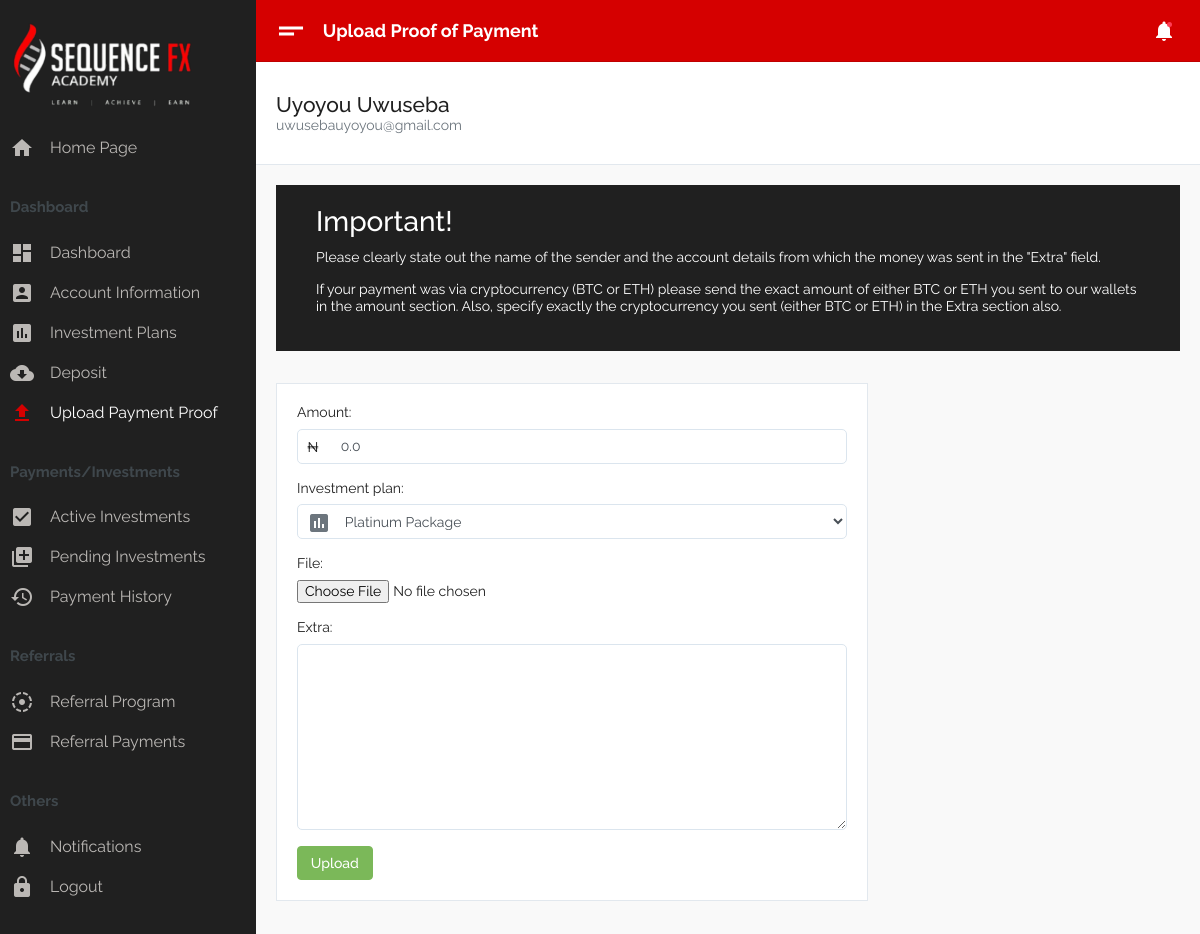
/dashboard/upload-pop (signed in), run on the app's committed database.
### dashboard/models.py (models this page shows, shortened)
class User(models.Model):
    first_name = models.CharField(max_length=30)
    last_name = models.CharField(max_length=30)
    email = models.EmailField(blank=True,unique=True)
    password = models.CharField(max_length=300)
    country = models.CharField(max_length=50,null=True,blank=True)
    phone_number = models.CharField(max_length=50,null=True,blank=True)
    bank_name = models.CharField(max_length=20,null=True,blank=True)
    bank_account_number = models.CharField(max_length=20,null=True,blank=True)
    bank_account_name=models.CharField(max_length=50,null=True,blank=True)
    is_verified = models.BooleanField(default=False)

### dashboard/views.py (the view, shortened to what this page needs)
# urls.py: path("upload-pop",views.upload_pop,name="upload-pop"),
def upload_pop(request):
    try:
        uid=request.session['user_id']
    except KeyError:
        return HttpResponseRedirect(reverse('mainsite:login'))
    else:
        try:
            user=User.objects.get(pk=uid)
        except User.DoesNotExist:
            return HttpResponseRedirect(reverse('mainsite:login'))
        else:
            upload_form=UploadForm()
            context={
                'form':upload_form,
                'page_name':"Upload Proof of Payment",
                'user':user,
                'slug':'upload-pop'
            }
    return render(request,"dashboard/upload-pop.html",context)

### dashboard/forms.py
class UploadForm(forms.ModelForm):
    class Meta:
        model=ProofOfPayment
        fields=['amount','investment_plan','file','extra']

### dashboard/models.py (called while the page is built)
    def get_default_plan():
        try:
            plan=InvestmentPlan.objects.order_by('id')[0]
        except:
            pass
        else:
            return plan.id

    def get_default_user():
        try:
            user=User.objects.order_by('id')[0]
        except:
            pass
        else:
            return user.id

### mainsite/models.py (called while the page is built)
    def __str__(self):
        return self.name

### dashboard/templates/dashboard/upload-pop.html (shortened to what this page needs)
{% extends './base.html' %}
{% load widget_tweaks %}
{% load humanize %}
{% block global %}
<div class="container-fluid">
    <div class="jumbotron jumbotron-fluid" style="background:#202020; padding:20px !important">
        <div class="container">
            <h2 class="">Important!</h2>
            <p>Please clearly state out the name of the sender and the account details from which the money was sent in the "Extra" field.</p>
            <p> If your payment was via cryptocurrency (BTC or ETH) please send the exact amount of either BTC or ETH you sent to our wallets in the amount section. Also, specify exactly the cryptocurrency you sent (either BTC or ETH) in the Extra section also. </p>
        </div>
    </div>
</div>
{% endblock %}
{% block content %}
<div class="container-fluid">
    <div class="tab-content" id="accountTabsContent">
        <div class="card-boy">
            <div class="row">
                <div class="col-lg-8">
                    <div class="card card-account">
                        <div class="card-body">
                            <form method="POST" action="{% url 'dashboard:upload-pop' %}" enctype="multipart/form-data">
                                <div class="form-group">
                                    {{ form.amount.label_tag }}
                                    <div class="input-group input-group--inline">
                                        <div class="input-group-addon">
                                            <div style="padding-bottom:8px">₦</div>
                                        </div>
                                        {{ form.amount | add_class:'form-control' }}
                                    </div>
                                </div>
                                <div class="form-group">
                                    {{ form.investment_plan.label_tag }}
                                    <div class="input-group input-group--inline">
                                        <div class="input-group-addon">
                                        </div>
                                        {{ form.investment_plan | add_class:'form-control' }}
                                    </div>
                                </div>
                                <div class="form-group">
                                    {{ form.file.label_tag }}
                                    <div class="input-group input-group--inline">
                                        {{ form.file | add_class:'form-control-file' }}
                                    </div>
                                </div>
                                <div class="form-group">
                                    {{ form.extra.label_tag }}
                                    <div class="input-group input-group--inline">
                                        {{ form.extra | add_class:'form-control' }}
                                    </div>
                                </div>
                                <button class="btn btn-success">Upload</button>
                            </form>
                        </div>
                    </div>
                </div>
                <div class="col-lg-4"></div>
            </div>
        </div>
    </div>
</div>
{% endblock %}

### dashboard/templates/dashboard/base.html (shortened to what this page needs)
<!DOCTYPE html>
<html lang="en" dir="ltr">
    {% load static %}
<head>
    <link type="text/css" href="{% static 'dashboard/assets/css/vendor-morris.css' %}" rel="stylesheet">
    <link type="text/css" href="{% static 'dashboard/assets/css/vendor-bootstrap-datepicker.css' %}" rel="stylesheet">
    <link type="text/css" href="{% static 'dashboard/assets/css/app.css' %}" rel="stylesheet">
    <link type="text/css" href="{% static 'dashboard/assets/css/app.rtl.css' %}" rel="stylesheet">
    <link type="text/css" href="{% static 'dashboard/assets/vendor/simplebar.css' %}" rel="stylesheet">
</head>
<body>
    <div class="mdk-drawer-layout js-mdk-drawer-layout" data-fullbleed data-push data-responsive-width="992px" data-has-scrolling-region>
        <div class="mdk-drawer-layout__content">
            <div class="mdk-header-layout js-mdk-header-layout  mdk-header--fixed  mdk-header-layout__content--scrollable">
                <div class="mdk-header js-mdk-header bg-primary" data-fixed>
                    <div class="mdk-header__content">
                        <nav class="navbar navbar-expand-md bg-primary navbar-dark d-flex-none">
                            <button class="btn btn-link text-white pl-0" type="button" data-toggle="sidebar">
    <i class="material-icons align-middle md-36">short_text</i>
  </button>
                            <div class="page-title m-0">{{ page_name }}</div>
                            <div class="collapse navbar-collapse" id="mainNavbar">
                                <ul class="navbar-nav ml-auto align-items-center">
                                    <li class="nav-item dropdown notifications d-flex align-self-center align-items-center" id="navbarNotifications">
                                        <a href="#" class="nav-link dropdown-toggle notifications--active" data-toggle="dropdown" aria-expanded="false">
          <i class="material-icons align-middle">notifications</i>
        </a>
                                    </li>
                                </ul>
                            </div>
                        </nav>
                    </div>
                </div>
                <div class="mdk-header-layout__content top-navbar mdk-header-layout__content--scrollable h-100">
                    <div class="py-4 mb-3 bg-white border-bottom">
                        <div class="container-fluid container-account">
                            <div class="row">
                                <div class="col-lg-6">
                                    <div class="media media-user-info align-items-center">
                                        <div class="media-body lh-1">
                                            <p class="h4 m-0"> {{ user.first_name }} {{ user.last_name }} </p>
                                            <p class="text-muted mb-0"> {{ user.email }} </p>
                                        </div>
                                    </div>
                                </div>
                                <div class="col-lg-6"></div>
                            </div>
                        </div>
                    </div>
                    {% block global %}{% endblock %}
                    {% block content %}{% endblock %}
                <br /><br /><br /><br /><br />
                </div>
            </div>
        </div>
        <div class="mdk-drawer js-mdk-drawer" id="default-drawer">
            <div class="mdk-drawer__content">
                <div class="mdk-drawer__inner" data-simplebar data-simplebar-force-enabled="true">
                    <nav class="drawer  drawer--dark">
                        <div class="drawer-spacer">
                            <div class="media align-items-center">
                                <a href="{% url 'mainsite:index' %}" class="h5 m-0 text-link"><img src="{% static 'dashboard/assets/images/logo-icon.png' %}" alt="logo"></a>
                            </div>
                        </div>
                        <ul class="drawer-menu" id="dasboardMenu" data-children=".drawer-submenu">
                            <li class="drawer-menu-item">
                                <a href="{% url 'mainsite:index' %}">
        <i class="material-icons">home</i>
        <span class="drawer-menu-text"> Home Page</span>
      </a>
                            </li>
                        </ul>
                        <div class="py-2 drawer-heading">
                            Dashboard
                        </div>
                        <ul class="drawer-menu" id="dasboardMenu" data-children=".drawer-submenu">
                            <li class="drawer-menu-item {% if slug == 'index' %} active {% endif %}">
                                <a href="{% url 'dashboard:index' %}">
        <i class="material-icons">dashboard</i>
        <span class="drawer-menu-text"> Dashboard</span>
      </a>
                            </li>
                            <li class="drawer-menu-item {% if slug == 'account-info' %} active {% endif %}">
                                <a href="{% url 'dashboard:account-info' %}">
        <i class="material-icons">account_box</i>
        <span class="drawer-menu-text"> Account Information</span>
      </a>
                            </li>
                            <li class="drawer-menu-item {% if slug == 'investment-plans' %} active {% endif %}">
                                <a href="{% url 'dashboard:investment-plans' %}">
        <i class="material-icons">insert_chart</i>
        <span class="drawer-menu-text"> Investment Plans</span>
      </a>
                            </li>
                            <li class="drawer-menu-item {% if slug == 'make-deposit' %} active {% endif %}">
                                <a href="{% url 'dashboard:deposit' %}">
        <i class="material-icons">cloud_download</i>
        <span class="drawer-menu-text"> Deposit </span>
      </a>
                            </li>
                            <li class="drawer-menu-item {% if slug == 'upload-pop' %} active {% endif %}">
                                <a href="{% url 'dashboard:upload-pop' %}">
        <i class="material-icons">file_upload</i>
        <span class="drawer-menu-text"> Upload Payment Proof</span>
      </a>
                            </li>
                        </ul>
                        <div class="py-2 drawer-heading">
                            Payments/Investments
                        </div>
                        <ul class="drawer-menu" id="dasboardMenu" data-children=".drawer-submenu">
                            <li class="drawer-menu-item {% if slug == 'active-investments' %} active {% endif %}">
                                <a href="{% url 'dashboard:active-investments' %}">
        <i class="material-icons">check_box</i>
        <span class="drawer-menu-text"> Active Investments</span>
      </a>
                            </li>
                            <li class="drawer-menu-item {% if slug == 'pending-investments' %} active {% endif %}">
                                <a href="{% url 'dashboard:pending-investments' %}">
        <i class="material-icons">queue</i>
        <span class="drawer-menu-text"> Pending Investments</span>
      </a>
                            </li>
                            <li class="drawer-menu-item {% if slug == 'payment-history' %} active {% endif %}">
                                <a href="{% url 'dashboard:payment-history' %}">
        <i class="material-icons">history</i>
        <span class="drawer-menu-text"> Payment History</span>
      </a>
                            </li>
                        </ul>
                        <div class="py-2 drawer-heading">
                            Referrals
                        </div>
                        <ul class="drawer-menu" id="dasboardMenu" data-children=".drawer-submenu">
                            <li class="drawer-menu-item {% if slug == 'referral-program' %} active {% endif %}">
                                <a href="{% url 'dashboard:referral-program' %}">
        <i class="material-icons">filter_tilt_shift</i>
        <span class="drawer-menu-text"> Referral Program</span>
      </a>
                            </li>
                            <li class="drawer-menu-item {% if slug == 'referral-payments' %} active {% endif %}">
                                <a href="{% url 'dashboard:referral-payments' %}">
        <i class="material-icons">payment</i>
        <span class="drawer-menu-text"> Referral Payments</span>
      </a>
                            </li>
                        </ul>
                        <div class="py-2 drawer-heading">
                            Others
                        </div>
                        <ul class="drawer-menu" id="dasboardMenu" data-children=".drawer-submenu">
                            <li class="drawer-menu-item {% if slug == 'notifications' %} active {% endif %}">
                                <a href="{% url 'dashboard:notifications' %}">
        <i class="material-icons">notifications</i>
        <span class="drawer-menu-text"> Notifications</span>
      </a>
                            </li>
                            <li class="drawer-menu-item ">
                                <a href="{% url 'dashboard:logout' %}">
        <i class="material-icons">lock</i>
        <span class="drawer-menu-text"> Logout</span>
      </a>
                            </li>
                        </ul>
                    </nav>
                </div>
            </div>
        </div>
    </div>
</body>
</html>

### data on the page
User: first_name "Uyoyou", last_name "Uwuseba", email "uwusebauyoyou@gmail.com"

### other printed values
{{ page_name }} "Upload Proof of Payment"
